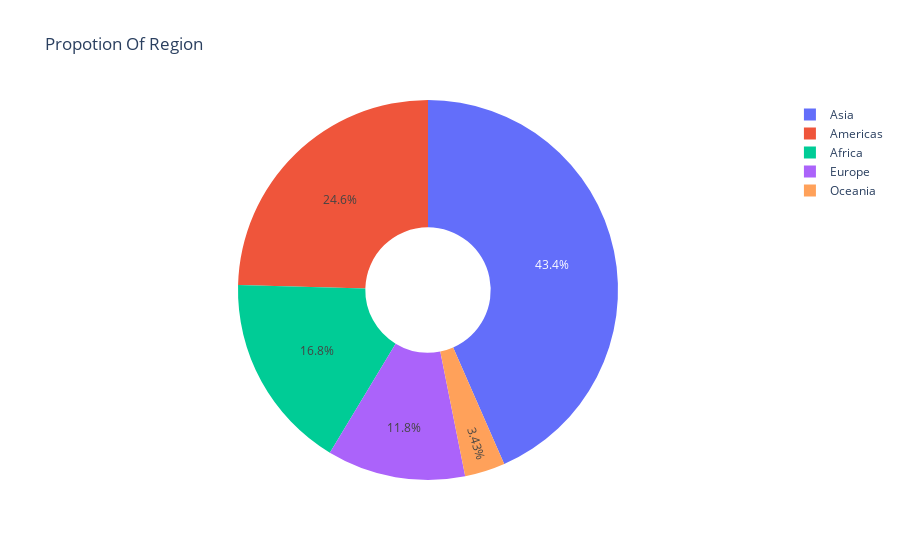

Notebook cell for this chart:
### Code cell
ex.pie(filteredData,names='Region',title='Propotion Of Region',hole=0.33)

### Figure 1 — Plotly figure (JSON) as saved in the notebook; plotly's stock layout.template omitted (floating-point values rounded to 4 significant figures; data arrays with more than 128 entries replaced by an {"elided": "..."} marker saying what was removed)
{"data": [{"domain": {"x": [0, 1], "y": [0, 1]}, "hole": 0.33, "hovertemplate": "Region=%{label}<extra></extra>", "labels": {"elided": "13237 str values"}, "legendgroup": "", "name": "", "showlegend": true, "type": "pie"}], "layout": {"legend": {"tracegroupgap": 0}, "title": {"text": "Propotion Of Region"}}}
